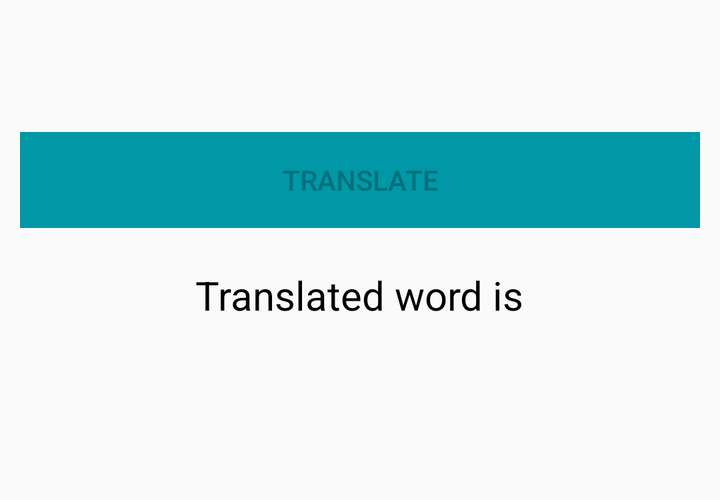
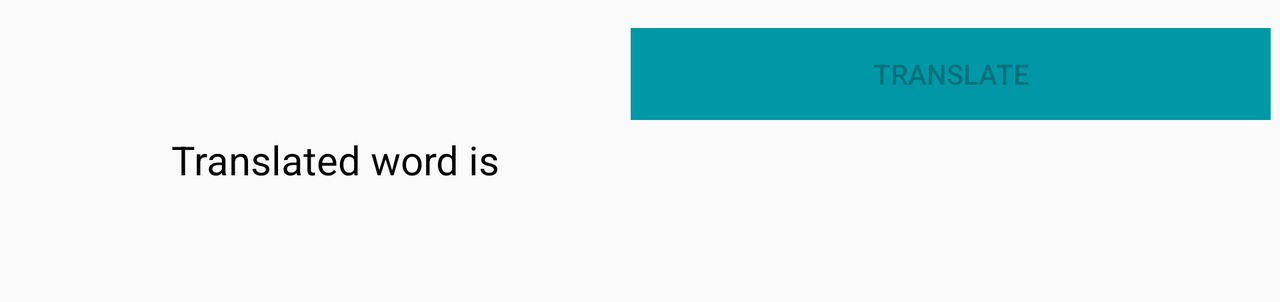

The same Android screen from two of the app's own layout files: first res/layout/ as a phone draws it, then the repository's variant for another configuration, drawn on a device whose configuration selects that folder. Both files follow.
<!-- AndroidManifest.xml: application theme AppTheme -->
<!-- res/layout/translate_language_bottom_container.xml -->
<?xml version="1.0" encoding="utf-8"?>
<LinearLayout xmlns:android="http://schemas.android.com/apk/res/android"
    xmlns:app="http://schemas.android.com/apk/res-auto"
    xmlns:tools="http://schemas.android.com/tools"
    android:layout_width="match_parent"
    android:layout_height="wrap_content"
    android:gravity="center"
    android:orientation="vertical">

    <Spinner
        android:id="@+id/language_spinner"
        android:layout_width="313dp"
        android:layout_height="30dp"
        android:layout_marginStart="16dp"
        android:layout_marginLeft="16dp"
        android:layout_marginTop="16dp"
        android:layout_marginEnd="16dp"
        android:layout_marginRight="16dp"
        android:background="@drawable/spinner_style"
        android:textAlignment="center" />

    <Button
        android:id="@+id/translate_button"
        android:layout_width="match_parent"
        android:layout_height="wrap_content"
        android:layout_marginLeft="10dp"
        android:layout_marginTop="20dp"
        android:layout_marginRight="10dp"
        android:layout_weight="1"
        android:background="@color/colorPrimary"
        android:enabled="false"
        android:text="@string/translate"
        android:textSize="14sp" />

    <TextView
        android:id="@+id/test_result"
        android:layout_width="wrap_content"
        android:layout_height="wrap_content"
        android:layout_marginTop="20dp"
        android:text="@string/view_word"
        android:textColor="@android:color/black"
        android:textSize="20sp" />

    <androidx.constraintlayout.widget.ConstraintLayout
        android:layout_width="match_parent"
        android:layout_height="69dp"
        android:layout_marginTop="20dp"
        android:layout_weight="1"
        android:orientation="horizontal">

        <TextView
            android:id="@+id/translated_Phrase"
            android:layout_width="238dp"
            android:layout_height="47dp"
            android:layout_marginStart="68dp"
            android:text="@string/display_phase"
            android:textAlignment="center"
            android:textColor="@android:color/black"
            android:textSize="27sp"
            android:textStyle="bold"
            android:visibility="invisible"
            app:layout_constraintBottom_toBottomOf="parent"
            app:layout_constraintStart_toStartOf="parent"
            app:layout_constraintTop_toTopOf="parent"
            app:layout_constraintVertical_bias="0.0" />

        <ImageView
            android:id="@+id/microphoneButton"
            android:layout_width="47dp"
            android:layout_height="43dp"
            android:layout_weight="1"
            android:padding="0dp"
            android:src="@drawable/speaker"
            app:layout_constraintBottom_toBottomOf="parent"
            app:layout_constraintEnd_toEndOf="parent"
            app:layout_constraintHorizontal_bias="0.272"
            app:layout_constraintStart_toEndOf="@+id/translated_Phrase"
            app:layout_constraintTop_toTopOf="parent"
            app:layout_constraintVertical_bias="0.0" />

        <ImageView
            android:id="@+id/imageView6"
            android:layout_width="80dp"
            android:layout_height="77dp"
            android:visibility="invisible"
            app:layout_constraintBottom_toBottomOf="parent"
            app:layout_constraintEnd_toStartOf="@+id/translated_Phrase"
            app:srcCompat="@drawable/bird" />
    </androidx.constraintlayout.widget.ConstraintLayout>


</LinearLayout>
<!-- resources referenced by this layout -->
<resources>
  <color name="colorPrimary">#0097A7</color>
  <!-- drawable bird: png bitmap (drawable, 75863 bytes) -->
  <!-- drawable spinner_style (drawable) -->
  <?xml version="1.0" encoding="utf-8"?>
  <selector xmlns:android="http://schemas.android.com/apk/res/android">
      <item><layer-list>
          <item><shape>
              <stroke
                  android:width="1dp"
                  android:color="#000000" />
              <corners
                  android:radius="4dp" />
              <padding
                  android:bottom="3dp"
                  android:left="3dp"
                  android:right="3dp"
                  android:top="3dp" />
          </shape>
          </item>
          <item >
              <bitmap
                  android:gravity="bottom|right"
                  android:src="@drawable/arrow_down"/>
          </item>
      </layer-list>
      </item>
  </selector>
  <string name="display_phase">Display Phrase</string>
  <string name="translate">Translate</string>
  <string name="view_word">Translated word is</string>
  <style name="AppTheme" parent="Theme.AppCompat.Light.DarkActionBar">
          
          <item name="colorPrimary">@color/colorPrimary</item>
          <item name="colorPrimaryDark">@color/Black</item>
          <item name="colorAccent">@color/accent</item>
      </style>
  <color name="Black">#000000</color>
  <color name="accent">#FFC107</color>
</resources>
<!-- res/layout-land/translate_language_bottom_container.xml (the repository's variant of the layout above) -->
<!-- drawn on the phone turned sideways -->
<?xml version="1.0" encoding="utf-8"?>
<LinearLayout xmlns:android="http://schemas.android.com/apk/res/android"
    xmlns:app="http://schemas.android.com/apk/res-auto"
    xmlns:tools="http://schemas.android.com/tools"
    android:layout_width="match_parent"
    android:layout_height="wrap_content"
    android:gravity="center"
    android:orientation="vertical">

    <androidx.constraintlayout.widget.ConstraintLayout
        android:layout_width="707dp"
        android:layout_height="141dp"
        android:layout_marginTop="10dp"
        android:layout_weight="1"
        android:orientation="horizontal">


        <Spinner
            android:id="@+id/language_spinner"
            android:layout_width="312dp"
            android:layout_height="44dp"
            android:layout_marginTop="4dp"
            android:background="@drawable/spinner_style"
            android:textAlignment="center"
            app:layout_constraintEnd_toEndOf="parent"
            app:layout_constraintHorizontal_bias="0.068"
            app:layout_constraintStart_toStartOf="parent"
            app:layout_constraintTop_toTopOf="parent" />

        <Button
            android:id="@+id/translate_button"
            android:layout_width="320dp"
            android:layout_height="46dp"
            android:layout_marginLeft="24dp"
            android:layout_marginTop="4dp"
            android:layout_marginRight="24dp"
            android:layout_weight="1"
            android:background="@color/colorPrimary"
            android:enabled="false"
            android:text="@string/translate"
            android:textSize="14sp"
            app:layout_constraintEnd_toEndOf="parent"
            app:layout_constraintHorizontal_bias="0.958"
            app:layout_constraintStart_toStartOf="parent"
            app:layout_constraintTop_toTopOf="parent" />

        <TextView
            android:id="@+id/test_result"
            android:layout_width="232dp"
            android:layout_height="39dp"
            android:text="@string/view_word"
            android:textAlignment="center"
            android:textColor="@android:color/black"
            android:textSize="20sp"
            app:layout_constraintBottom_toBottomOf="parent"
            app:layout_constraintEnd_toStartOf="@+id/translated_Phrase"
            app:layout_constraintHorizontal_bias="0.817"
            app:layout_constraintStart_toStartOf="parent"
            app:layout_constraintTop_toBottomOf="@+id/language_spinner"
            app:layout_constraintVertical_bias="0.156" />

        <TextView
            android:id="@+id/translated_Phrase"
            android:layout_width="247dp"
            android:layout_height="45dp"
            android:layout_marginStart="336dp"
            android:text="@string/display_phase"
            android:textAlignment="center"
            android:textColor="@android:color/black"
            android:textSize="27sp"
            android:textStyle="bold"
            android:visibility="invisible"
            app:layout_constraintBottom_toBottomOf="parent"
            app:layout_constraintStart_toStartOf="parent"
            app:layout_constraintTop_toBottomOf="@+id/translate_button"
            app:layout_constraintVertical_bias="0.11" />

        <ImageView
            android:id="@+id/microphoneButton"
            android:layout_width="54dp"
            android:layout_height="48dp"
            android:layout_weight="1"
            android:padding="0dp"
            android:src="@drawable/speaker"
            app:layout_constraintBottom_toBottomOf="parent"
            app:layout_constraintEnd_toEndOf="parent"
            app:layout_constraintHorizontal_bias="0.612"
            app:layout_constraintStart_toEndOf="@+id/translated_Phrase"
            app:layout_constraintTop_toBottomOf="@+id/translate_button"
            app:layout_constraintVertical_bias="0.091" />

        <ImageView
            android:id="@+id/imageView6"
            android:layout_width="80dp"
            android:layout_height="77dp"
            android:layout_marginEnd="228dp"
            android:visibility="invisible"
            app:layout_constraintBottom_toBottomOf="parent"
            app:layout_constraintEnd_toStartOf="@+id/translated_Phrase"
            app:srcCompat="@drawable/bird" />
    </androidx.constraintlayout.widget.ConstraintLayout>


</LinearLayout>
